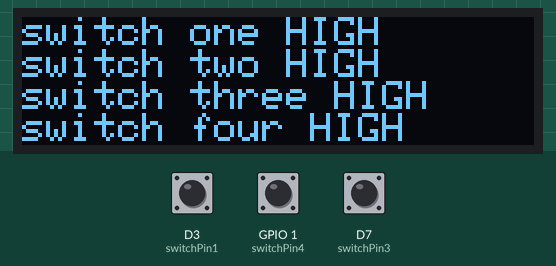
Recording of a sketch running on a simulated ESP8266 (NodeMCU). Parts: 128×32 one-colour display. Inputs (shaded band) come from the test bench; at power-on: D3 (switchPin1) HIGH, GPIO 1 (switchPin4) HIGH, D7 (switchPin3) HIGH.

Above: at 1.2 s.
1.3 s: D3 (switchPin1) pulled LOW for 1 s
At 2.9 s:
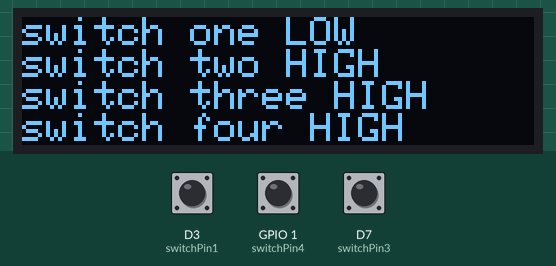
4.6 s: GPIO 1 (switchPin4) pulled LOW for 0.15 s
At 4.9 s:
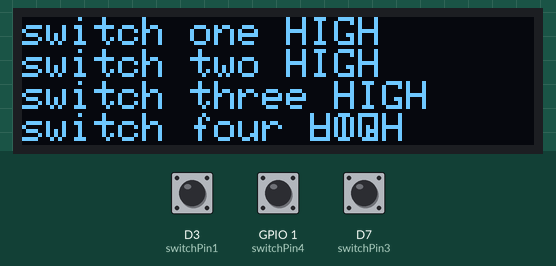
7.0 s: D7 (switchPin3) pulled LOW for 1 s
At 7.7 s:
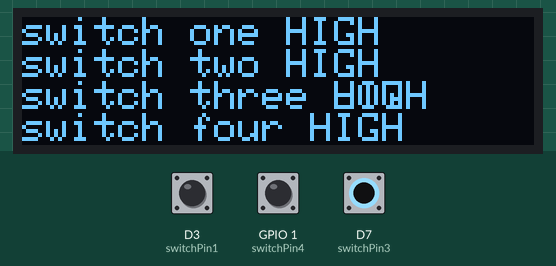
9.5 s: D3 (switchPin1) pulled LOW for 0.15 s
At 10.2 s:
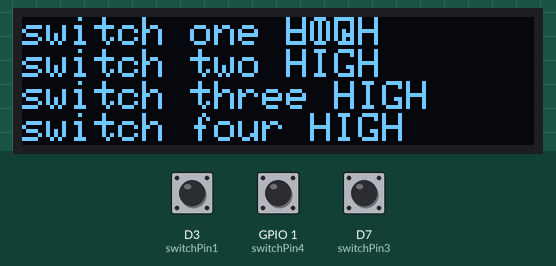
11.9 s: GPIO 1 (switchPin4) pulled LOW for 1 s
At 13.3 s:
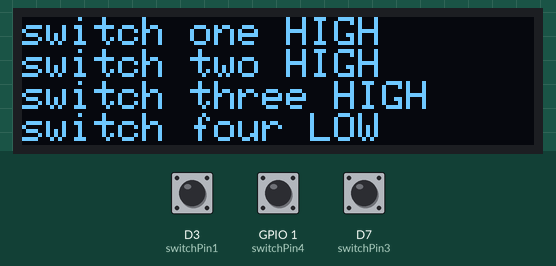
15.2 s: GPIO 1 (switchPin4) pulled LOW for 3.2 s
At 15.9 s:
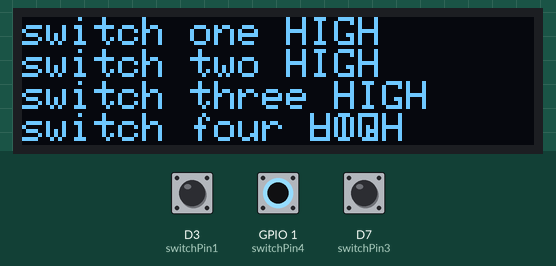
Timing chart, 0 to 18.2 s (numbered marks = the images above; inputs shaded):
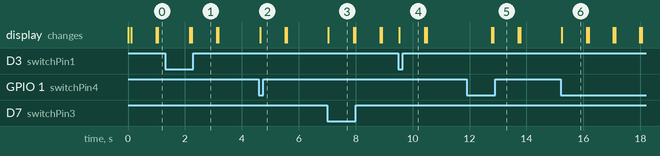

The sketch:

_4_button_test.ino
```cpp
/*
 * TEST CODE FOR PROTOTYPE BOARD
 *
 * 3/18/2017
 * Author: @theDevilsVoice
 *
 */
#include <SPI.h>
#include <Wire.h>
#include <Adafruit_GFX.h>
#include <Adafruit_SSD1306.h>


#define OLED_RESET 2
Adafruit_SSD1306 display(OLED_RESET);
#if (SSD1306_LCDHEIGHT != 64)
#error("Height incorrect, please fix Adafruit_SSD1306.h!");
#endif
#define BRIGHT    350     //max led intensity (1-500)
#define INHALE    1250    //Inhalation time in milliseconds.
#define PULSE     INHALE*1000/BRIGHT
#define REST      100    //Rest Between Inhalations.

bool inputComplete = false;
/*
 * #define D0 16
#define D1 5 // I2C Bus SCL (clock)
#define D2 4 // I2C Bus SDA (data)
#define D3 0
#define D4 2 // Same as "LED_BUILTIN", but inverted logic
#define D5 14 // SPI Bus SCK (clock)
#define D6 12 // SPI Bus MISO
#define D7 13 // SPI Bus MOSI
#define D8 15 // SPI Bus SS (CS)
#define D9 3 // RX0 (Serial console)
#define D10 1 // TX0 (Serial console)
 */

// DO NOT USE D8 (it is always low due to internal resistor)

int switchPin1 = D3;              // switch is connected to pin D3
int switchPin2 = D4;
int switchPin3 = D7;
int switchPin4 = D10;

// using the serial console pins as GPIO (DONT set Serial.begin())
//#define RX_PIN 3   // GPIO3
//#define TX_PIN 1   // GPIO1

void setup() {
  //Serial.begin(115200);
  delay(10);

  setup_display();

  pinMode(switchPin1, INPUT_PULLUP);    // Set the switch pin as input
  digitalWrite(switchPin1, HIGH); // turn on pull up resistor
  pinMode(switchPin2, INPUT_PULLUP);
  digitalWrite(switchPin2, HIGH);
  pinMode(switchPin3, INPUT_PULLUP);
  digitalWrite(switchPin3, HIGH);
  pinMode(switchPin4, INPUT_PULLUP);
  digitalWrite(switchPin4, HIGH);
  pinMode(LED_BUILTIN, OUTPUT); // initialize the on-board LED
  //digitalWrite(LED_BUILTIN, HIGH);  // turn LED off
}

void loop() {

  int status;
  display.setCursor(0, 0);
  //display.println("button test");
  display.display();
  showState();

  if (digitalRead(switchPin1) == LOW) {               // check if the button is pressed
    button_press("1");
  } else if (digitalRead(switchPin2) == LOW) {
    button_press("2");
  } else if (digitalRead(switchPin3) == LOW) {
    button_press("3");
  } else if (digitalRead(switchPin4) == LOW) {
    button_press("4");
  }
  else {
    //Serial.println("Nothing just happened");
    //break;
  }
}

void showState() {
    if (digitalRead(switchPin1) == LOW) {               // check if the button is pressed
    //button_press("1");
    display.setCursor(0, 0);
    display.println("switch one LOW");
    display.display();
  }
  if (digitalRead(switchPin1) == HIGH) {
    //button_press("2");
    display.setCursor(0, 0);
    display.println("switch one HIGH");
    display.display();
  }
  if (digitalRead(switchPin2) == LOW) {
    //button_press("3");
    display.setCursor(0, 8);
    display.println("switch two LOW");
    display.display();
  }
  if (digitalRead(switchPin2) == HIGH) {
    //button_press("4");
    display.setCursor(0, 8);
    display.println("switch two HIGH");
    display.display();
  }
  if (digitalRead(switchPin3) == LOW) {               // check if the button is pressed
    //button_press("1");
    display.setCursor(0, 16);
    display.println("switch three LOW");
    display.display();
  }
  if (digitalRead(switchPin3) == HIGH) {
    //button_press("2");
    display.setCursor(0, 16);
     display.println("switch three HIGH");
    display.display();
  }
  if (digitalRead(switchPin4) == LOW) {
    //button_press("3");
    display.setCursor(0, 24);
    display.println("switch four LOW");
    display.display();
  }
  if (digitalRead(switchPin4) == HIGH) {
    //button_press("4");
    display.setCursor(0, 24);
    display.println("switch four HIGH");
    display.display();
  }
}
void button_press(String button_num) {
  //digitalWrite(LED_BUILTIN, LOW);   // turn LED on
  String msg = "Button " + button_num + " pressed";
  //Serial.println(msg);
  display.setCursor(0, 32);
  display.println(msg);
  display.display();
  led_half_breath();
  delay(100);
  //digitalWrite(LED_BUILTIN, HIGH);  // turn LED off
  digitalWrite(switchPin1, HIGH);
  digitalWrite(switchPin2, HIGH);
  digitalWrite(switchPin3, HIGH);
  digitalWrite(switchPin4, HIGH);
  //delay(200);
  display.setCursor(0, 0);
  display.clearDisplay();
  display.display();

}
/*
   by default, we'll generate the high voltage from the 3.3v line
   internally! (neat!)
   initialize with the I2C addr 0x3C (for the 128x32)
*/
void setup_display() {
  display.begin(SSD1306_SWITCHCAPVCC, 0x3C);
  display.setTextSize(1);
  display.setTextColor(WHITE);
  display.setCursor(0, 4);
  display.clearDisplay();
  display.display();
}

void led_breath(){
     //ramp increasing intensity, Inhalation:
  for (int i=1;i<BRIGHT;i++){
    digitalWrite(LED_BUILTIN, LOW);          // turn the LED on.
    delayMicroseconds(i*10);         // wait
    digitalWrite(LED_BUILTIN, HIGH);         // turn the LED off.
    delayMicroseconds(PULSE-i*10);   // wait
    delay(0);                        //to prevent watchdog firing.
  }
}

void led_half_breath() {

  //ramp decreasing intensity, Exhalation (half time):
  for (int i=BRIGHT-1;i>0;i--){
    digitalWrite(LED_BUILTIN, LOW);          // turn the LED on.
    delayMicroseconds(i*10);          // wait
    digitalWrite(LED_BUILTIN, HIGH);         // turn the LED off.
    delayMicroseconds(PULSE-i*10);  // wait
    i--;
    delay(0);                        //to prevent watchdog firing.
  }
  delay(REST);                       //take a rest...
}
```

Measured:
- after the input at 1.3 s, the display: first changes after 0.88 s (image 1 shows a later state)
- after the input at 4.6 s, the display: changes after 0.05 s (image 2)
- after the input at 7.0 s, the display: changes at once (image 3)
- after the input at 9.5 s, the display: changes at once (image 4)
- after the input at 11.9 s, the display: first changes after 0.88 s (image 5 shows a later state)
- after the input at 15.2 s, the display: changes after 0.05 s (image 6)
- what the display in image 3 shows lasts 0.9 s, from 7.0 s to 7.9 s
